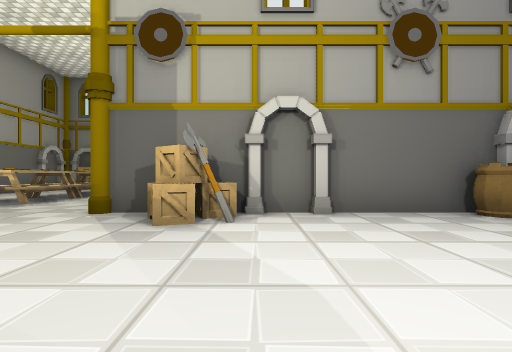
view 1 (above)

16 first-person views from a walk through a 3-D level made in the Unity game engine. The camera is 0.59 m above the floor, looks level and sees 85° across. The floor is counted in squares, 1 m on a side. Each view is taken from the middle of a square. On the plan, view 1 faces up. The plan holds only what a view shows up to about 9 squares ahead; the rest is blank. The player is left out. Some surface patterns are stand-ins.

view 2
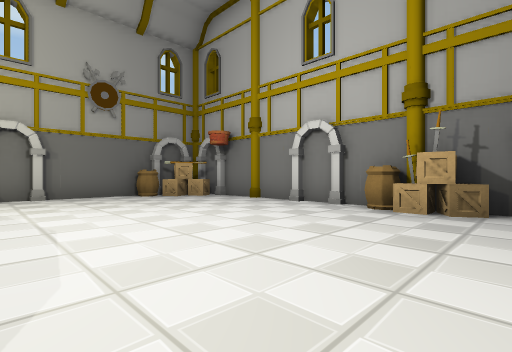

view 3
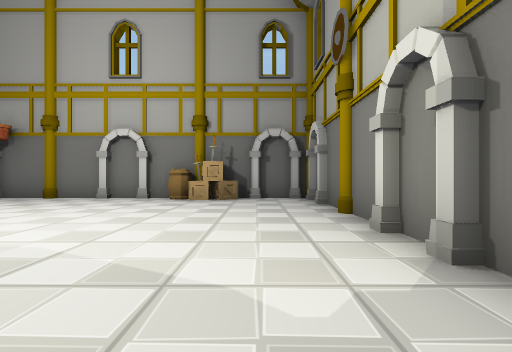

view 4
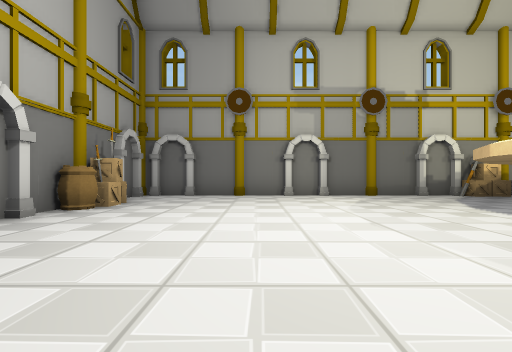

view 5
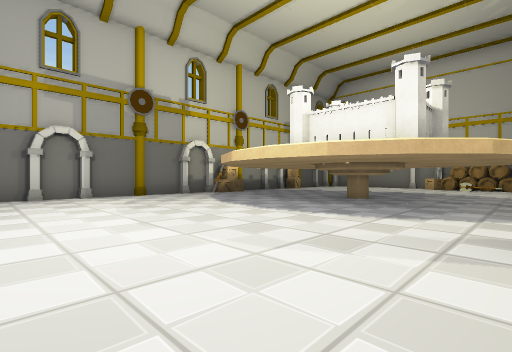

view 6
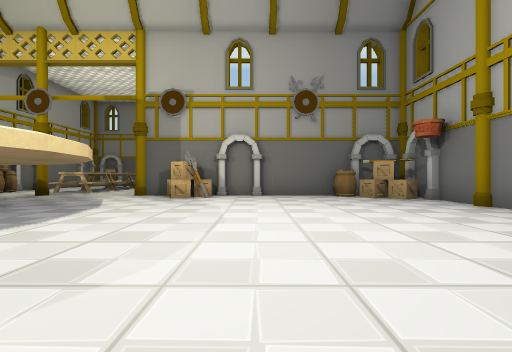

view 7
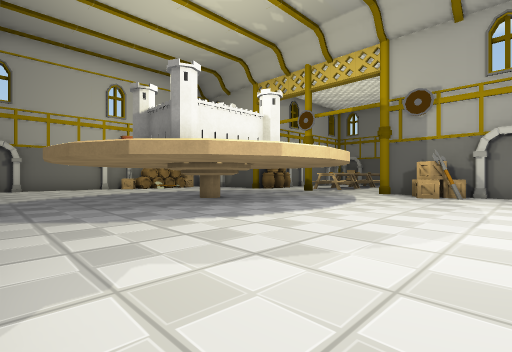

view 8
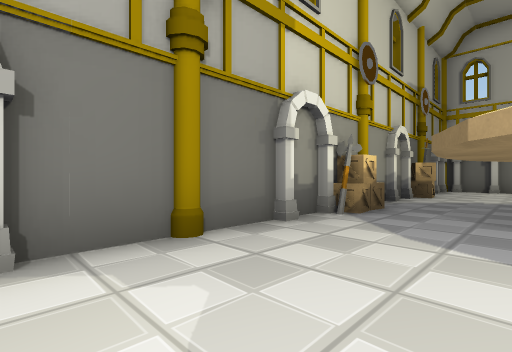

view 9
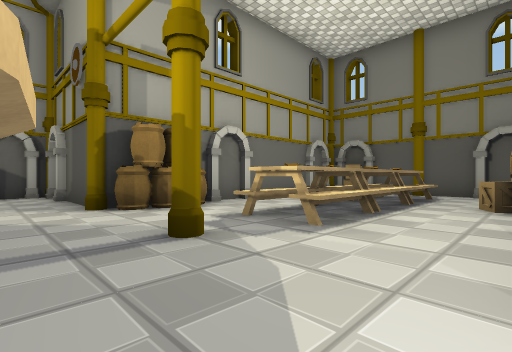

view 10
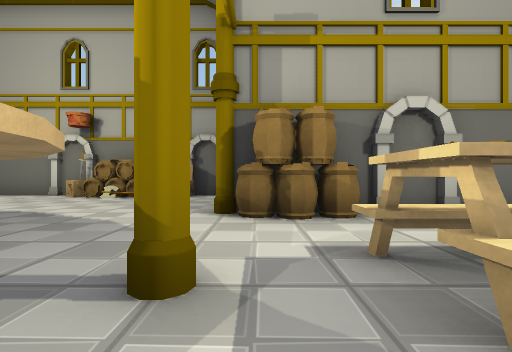

view 11
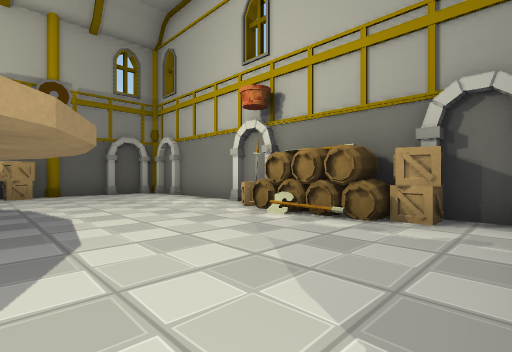

view 12
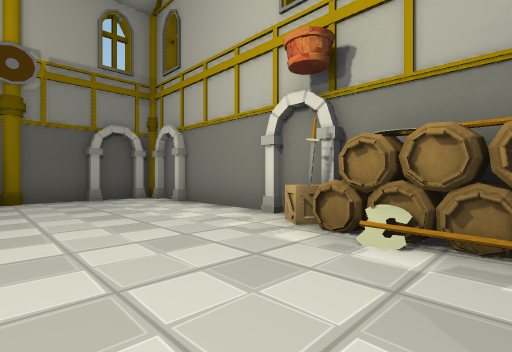

view 13
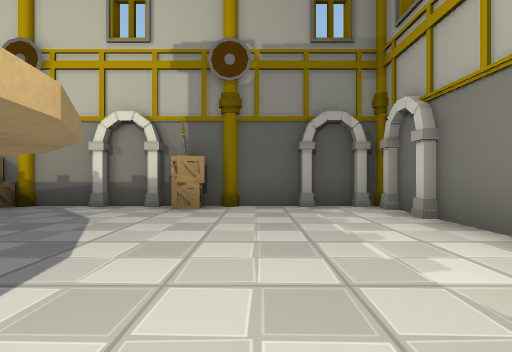

view 14
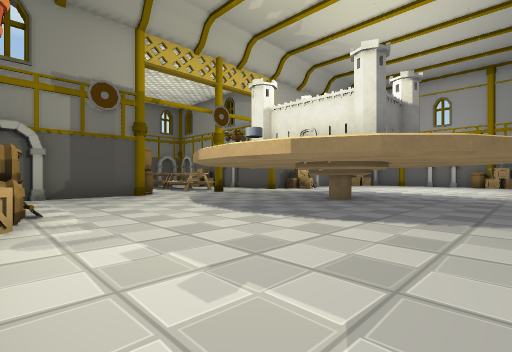

view 15
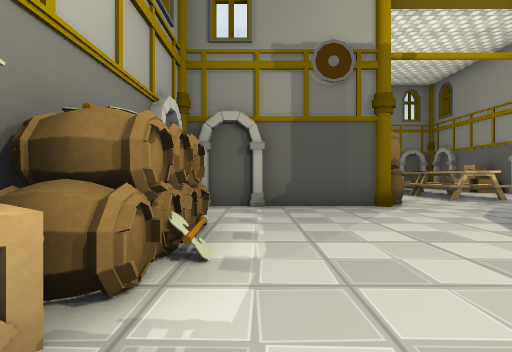

view 16
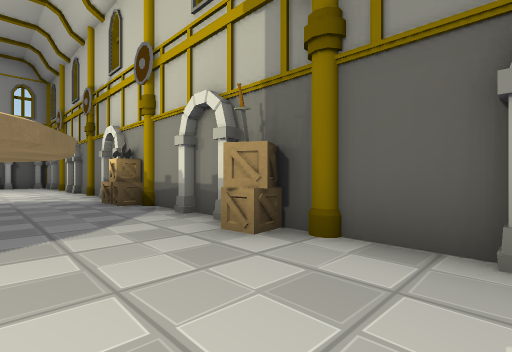

### Floor plan
Points are (right, up) in squares from view 1. A wall is a line through its corners. A room is listed if a view was taken in it or the views show most of it. See-through windows are left out.
Room 1 (views 1, 2, 3, 4, 5, 6, 7, 8)
walls: (5.5, -1) (5.5, 0); (5.5, -1.6) (5.5, -1.1); (5.5, 0.1) (5.5, 2.9); (1.1, -5.5) (3.9, -5.5); (4, -5.5) (5, -5.5); (5.5, -5) (5.5, -3.5); (5.5, 3.3) (5.5, 4); (1, 4.5) (-1.4, 4.5); (4, 4.5) (1.1, 4.5); (-3.2, 2.6) (-2.4, 1.8) (-1.8, 0.7) (-1.7, -0.4) (-1.8, -1.6) (-2.4, -2.6) (-3.2, -3.4) (-4.2, -4); (-3, -5.5) (1, -5.5); (-4, -5.5) (-3.1, -5.5)
ways out: opening at (-2.5, 3.5) to room 2
objects: crate (-3, -5); pillar (-2, -5) to (-1, -5); axe (-1, 3); crate (-1, 4); pillar (2, -5) to (3, -5); other object (4, -3); other object (4, 3); barrel (4, 4); pillar (5, -5); other object (5, -4); crate (5, -3); barrel (5, -2); pillar (5, 1) to (5, 2); crate (5, 3) to (5, 4); pillar (5, 5) to (6, 5); pillar (6, -3) to (6, -2)
Room 2 (views 9, 10)
walls: (-8.5, 8) (-8.5, 7.1); (-8.5, 10.3) (-8.5, 8.1); (-3.4, 12.5) (-4, 12.5); (-8.5, 7) (-8.5, 5.4); (-5.4, 3.3) (-4.2, 3.1) (-3.2, 2.6); (-1.4, 4.5) (-2.4, 4.5); (-6.5, 3.1) (-5.9, 3.2)
ways out: opening at (-2.5, 3.5) to room 1; opening at (-8, 4.3) to room 3
objects: barrel (-8, 5); barrel (-8, 6); pillar (-6, 4) to (-5, 5); table (-6, 6) to (-5, 7); table (-6, 8) to (-5, 9); table (-6, 10) to (-5, 11); pillar (-6, 13) to (-5, 13); pillar (-3, 4) to (-3, 5); crate (-3, 9) to (-3, 10)
Room 3 (views 11, 12, 13, 14, 15, 16)
walls: (-8.9, 0.7) (-8.4, 1.8) (-8.1, 2); (-12.5, -1.3) (-12.5, -4); (-12.5, 2.5) (-12.5, -1); (-7.6, 2.6) (-6.5, 3.1); (-9.4, 4.5) (-10.9, 4.5); (-11, 4.5) (-11.5, 4.5); (-12.5, 4) (-12.5, 3); (-12.5, -4.4) (-12.5, -5); (-6.5, -4) (-7.5, -3.4) (-8.4, -2.6) (-8.9, -1.6) (-9.1, -0.5); (-12, -5.5) (-8.1, -5.5); (-8, -5.5) (-7, -5.5); (-6.9, -5.5) (-4.2, -5.5); (-4.2, -4) (-5.4, -4.1)
ways out: opening at (-8, 4.3) to room 2
objects: pillar (-13, 5) to (-12, 5); crate (-12, -1); barrel (-12, 0); barrel (-12, 1); barrel (-12, 2); crate (-12, 3); barrel (-11, 1); crate (-10, -5); pillar (-9, -5); other object (-9, -4); pillar (-9, 5); crate (-8, -5); crate (-6, -5); crate (-5, -5); axe (-4, -5)

Where each view was taken, in squares from view 1:
view 1: 0 up, 0 right, facing up
view 2: 4 down, 0 right, facing up-right
view 3: 4 down, 2 left, facing right
view 4: 3 up, 2 right, facing down
view 5: 3 up, 2 right, facing down-left
view 6: 4 down, 1 right, facing up
view 7: 5 down, 1 right, facing up-left
view 8: 3 down, 0 right, facing down-left
view 9: 3 up, 3 left, facing up-left
view 10: 5 up, 4 left, facing left
view 11: 4 up, 8 left, facing down-left
view 12: 2 up, 9 left, facing down-left
view 13: 0 up, 10 left, facing down
view 14: 4 down, 12 left, facing up-right
view 15: 1 down, 11 left, facing up
view 16: 3 down, 11 left, facing down-right
